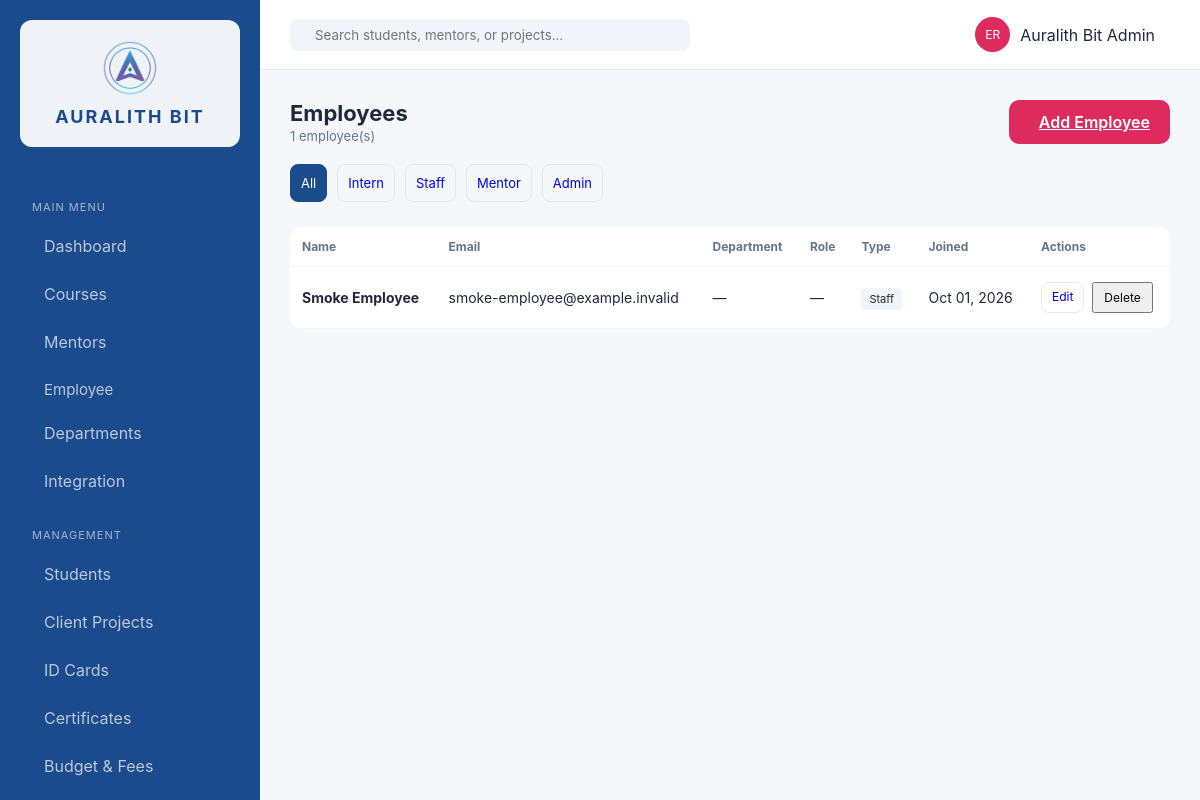
The page /employees/ (signed in) on the database as committed earlier.
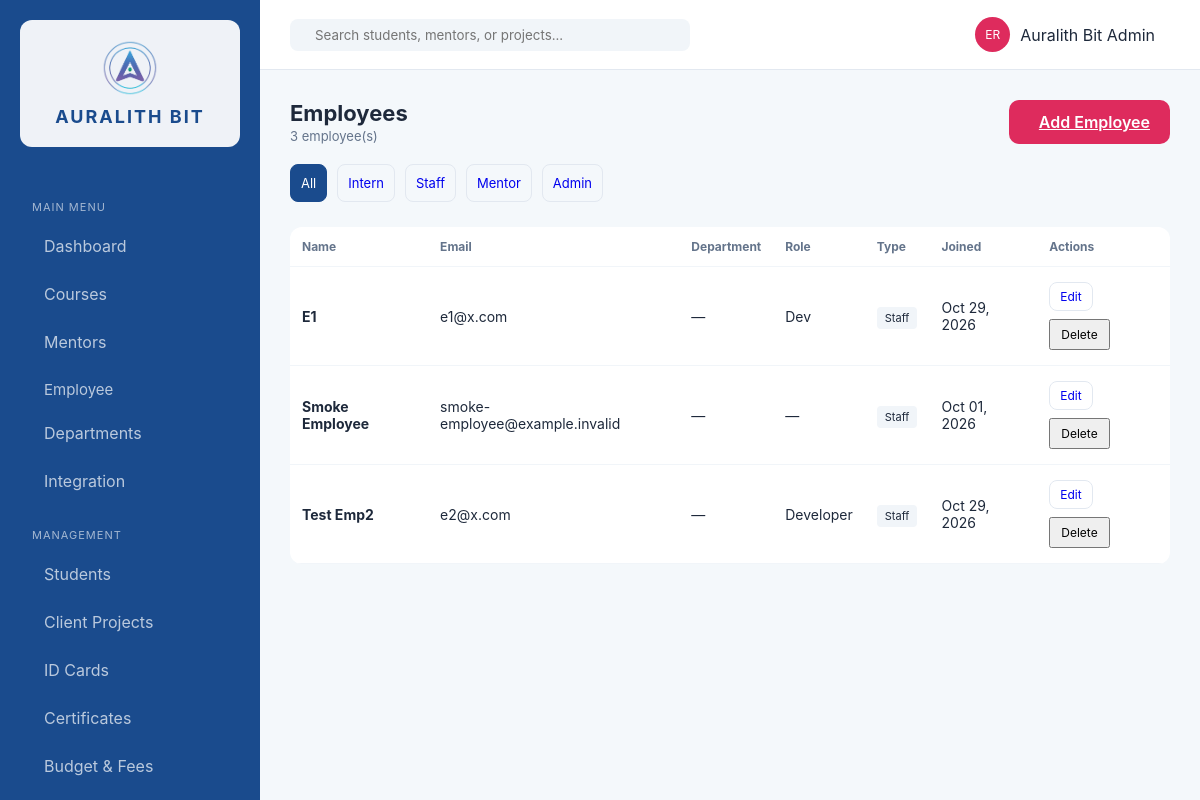
The same page on the database as committed later.
### erp_app/models.py (models this page shows, shortened)
class Employee(models.Model):
    EMPLOYEE_TYPES = [
        ('intern', 'Intern'),
        ('staff', 'Staff'),
        ('mentor', 'Mentor'),
        ('admin', 'Admin'),
    ]
    STATUS_CHOICES = [
        ('active', 'Active'),
        ('inactive', 'Inactive'),
        ('resigned', 'Resigned'),
    ]
    name = models.CharField(max_length=200)
    email = models.EmailField(unique=True)
    phone = models.CharField(max_length=20, blank=True)
    employee_code = models.CharField(max_length=50, unique=True, blank=True, null=True)
    department = models.ForeignKey(Department, on_delete=models.SET_NULL, null=True, blank=True)
    role = models.CharField(max_length=200, blank=True)
    photo = models.ImageField(upload_to='profile_photos/', blank=True, null=True)
    employee_type = models.CharField(max_length=20, choices=EMPLOYEE_TYPES, default='staff')
    status = models.CharField(max_length=20, choices=STATUS_CHOICES, default='active')
    joined_date = models.DateField(default=datetime.date.today)
    class Meta:
        ordering = ['name']

### erp_app/views.py (the view)
# urls.py: path('employees/', views.employees, name='employees'),
@login_required
def employees(request):
    if not has_role(request.user, SUPER_ADMIN, NORMAL_STAFF, TEACHING_STAFF):
        messages.error(request, 'You do not have permission to view employee records.')
        return redirect('dashboard')
    employee_type = (request.GET.get('type') or '').strip().lower()
    emp_list = list(Employee.objects.select_related('department').all())
    mentor_rows = [_MentorRow(m) for m in Mentor.objects.annotate(course_count=Count('course')).all()]
    if employee_type in ('', 'all'):
        combined = sorted(emp_list + mentor_rows, key=lambda e: str(getattr(e, 'name', '')).lower())
    elif employee_type == 'mentor':
        combined = mentor_rows
    else:
        combined = [e for e in emp_list if getattr(e, 'employee_type', '') == employee_type]
    context = {
        'employees': combined,
        'types': Employee.EMPLOYEE_TYPES,
        'current_type': employee_type if employee_type not in ('', 'all') else '',
        'is_admin': has_role(request.user, SUPER_ADMIN, NORMAL_STAFF),
    }
    return render(request, 'erp_app/employees.html', context)

### erp_app/roles.py (called while the page is built)
def has_role(user, *roles):
    user_roles = get_user_roles(user)
    return any(r in user_roles for r in roles)

### erp_app/templates/erp_app/employees.html (shortened to what this page needs)
{% extends 'erp_app/base.html' %}
{% block content %}
<header class="top-nav" style="position:static;padding:0 0 20px 0;border-bottom:none;height:auto;background:transparent;">
    <div class="header-info">
        <h1>Employees</h1>
        <p>{{ employees|length }} employee(s)</p>
    </div>
    {% if is_admin %}
    <a href="{% url 'employee_add' %}" class="btn-primary"> Add Employee</a>
    {% endif %}
</header>
<div style="display:flex;gap:10px;margin-bottom:25px;flex-wrap:wrap;">
    <a href="{% url 'employees' %}" class="btn-outline" style="text-decoration:none;{% if not current_type %}background:var(--auralith-blue);color:white;border-color:var(--auralith-blue);{% endif %}">All</a>
    {% for type_key, type_label in types %}
    <a href="{% url 'employees' %}?type={{ type_key }}" class="btn-outline" style="text-decoration:none;">{{ type_label }}</a>
    {% endfor %}
</div>
<div class="data-card" style="overflow-x:auto;padding:0;">
    <table>
        <thead>
            <tr>
                <th>Name</th>
                <th>Email</th>
                <th>Department</th>
                <th>Role</th>
                <th>Type</th>
                <th>Joined</th>
                <th>Actions</th>
            </tr>
        </thead>
        <tbody>
            {% for emp in employees %}
            <tr>
                <td><strong>{{ emp.name }}</strong></td>
                <td>{{ emp.email }}</td>
                <td>{{ emp.department.name|default:"—" }}</td>
                <td>{{ emp.role|default:"—" }}</td>
                <td><span class="tag {% if emp.employee_type == 'mentor' or emp.employee_type == 'admin' %}live{% endif %}">{{ emp.get_employee_type_display }}</span></td>
                <td>{{ emp.joined_date|date:"M d, Y" }}</td>
                <td>
                    {% if is_admin %}
                    <div style="display:flex;gap:8px;flex-wrap:wrap;">
                        {% if emp.employee_type == 'mentor' %}
                        <a href="{% url 'mentor_edit' emp.id %}" class="btn-outline" style="text-decoration:none;font-size:12px;padding:6px 10px;display:inline-block;">Edit</a>
                        <form method="post" action="{% url 'mentor_delete' emp.id %}" onsubmit="return confirm('Delete this mentor?');" style="display:inline;">{% csrf_token %}<button type="submit" class="btn-danger" style="padding:6px 10px;font-size:12px;">Delete</button></form>
                        {% else %}
                        <a href="{% url 'employee_edit' emp.id %}" class="btn-outline" style="text-decoration:none;font-size:12px;padding:6px 10px;display:inline-block;">Edit</a>
                        <form method="post" action="{% url 'employee_delete' emp.id %}" onsubmit="return confirm('Delete this employee?');" style="display:inline;">{% csrf_token %}<button type="submit" class="btn-danger" style="padding:6px 10px;font-size:12px;">Delete</button></form>
                        {% endif %}
                    </div>
                    {% endif %}
                </td>
            </tr>
            {% empty %}
            <tr><td colspan="7" style="text-align:center;color:#94a3b8;">No employees found.</td></tr>
            {% endfor %}
        </tbody>
    </table>
</div>
{% endblock %}

Rows that differ between the two databases and show on the page:
added Employee: name "E1", email "e1@x.com", department.name "—", role "Dev", employee_type "Staff", joined_date "Oct 29, 2026", shows "Edit"
added Employee: name "Test Emp2", email "e2@x.com", department.name "—", role "Developer", employee_type "Staff", joined_date "Oct 29, 2026", shows "Edit"
Other text that changed with them:
{{ employees|length }}: "1" → "3"
